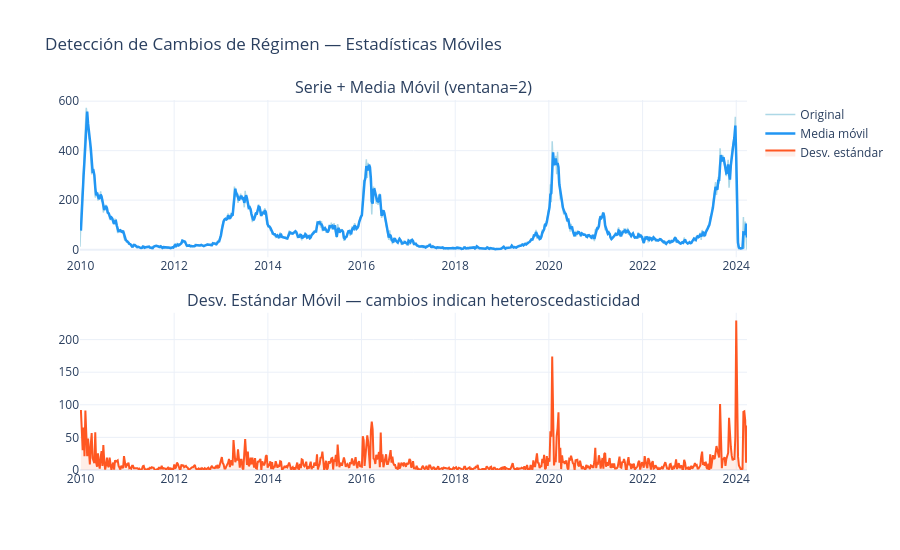

Source (notebook cell):
### Markdown cell above
### 3.3 Cambios de Régimen y Anomalías Estructurales

### Code cell
# ── Detección visual: media y varianza móviles ──────────────────────────
ventana = 2
media_movil  = df.y.rolling(ventana, center=True).mean()
std_movil    = df.y.rolling(ventana, center=True).std()

fig = make_subplots(rows=2, cols=1,
    subplot_titles=['Serie + Media Móvil (ventana=2)',
                    'Desv. Estándar Móvil — cambios indican heteroscedasticidad'],
    vertical_spacing=0.15)

fig.add_trace(go.Scatter(x=df.ds, y=df.y, mode='lines', name='Original',
    line=dict(color='lightblue', width=1.5)), row=1, col=1)
fig.add_trace(go.Scatter(x=df.ds, y=media_movil, mode='lines', name='Media móvil',
    line=dict(color='#2196F3', width=2.5)), row=1, col=1)
fig.add_trace(go.Scatter(x=df.ds, y=std_movil, mode='lines', name='Desv. estándar',
    line=dict(color='#FF5722', width=2), fill='tozeroy',
    fillcolor='rgba(255,87,34,0.1)'), row=2, col=1)

fig.update_layout(height=550, template='plotly_white',
                  title='Detección de Cambios de Régimen — Estadísticas Móviles')
fig.show()

### Figure 1 — Plotly figure (JSON) as saved in the notebook; plotly's stock layout.template omitted (floating-point values rounded to 4 significant figures; data arrays with more than 128 entries replaced by an {"elided": "..."} marker saying what was removed)
{"data": [{"line": {"color": "lightblue", "width": 1.5}, "mode": "lines", "name": "Original", "type": "scatter", "x": {"elided": "744 str values"}, "xaxis": "x", "y": {"elided": "744 float values"}, "yaxis": "y"}, {"line": {"color": "#2196F3", "width": 2.5}, "mode": "lines", "name": "Media móvil", "type": "scatter", "x": {"elided": "744 str values"}, "xaxis": "x", "y": {"elided": "744 float values"}, "yaxis": "y"}, {"fill": "tozeroy", "fillcolor": "rgba(255,87,34,0.1)", "line": {"color": "#FF5722", "width": 2}, "mode": "lines", "name": "Desv. estándar", "type": "scatter", "x": {"elided": "744 str values"}, "xaxis": "x2", "y": {"elided": "744 float values"}, "yaxis": "y2"}], "layout": {"annotations": [{"font": {"size": 16}, "showarrow": false, "text": "Serie + Media Móvil (ventana=2)", "x": 0.5, "xanchor": "center", "xref": "paper", "y": 1, "yanchor": "bottom", "yref": "paper"}, {"font": {"size": 16}, "showarrow": false, "text": "Desv. Estándar Móvil — cambios indican heteroscedasticidad", "x": 0.5, "xanchor": "center", "xref": "paper", "y": 0.425, "yanchor": "bottom", "yref": "paper"}], "height": 550, "title": {"text": "Detección de Cambios de Régimen — Estadísticas Móviles"}, "xaxis": {"anchor": "y", "domain": [0, 1]}, "xaxis2": {"anchor": "y2", "domain": [0, 1]}, "yaxis": {"anchor": "x", "domain": [0.575, 1]}, "yaxis2": {"anchor": "x2", "domain": [0, 0.425]}}}
